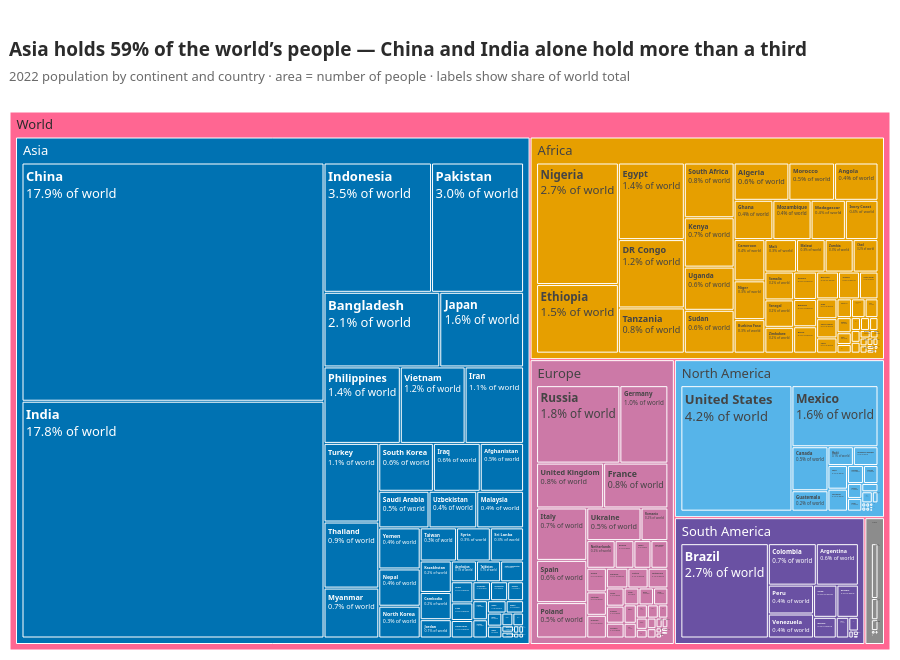

Here is the notebook cell this chart was saved with:
### Markdown cell above
**Chart choice & justification:** I created a treemap to show how the world's population is divided between continents and countries. Bigger rectangles represent larger populations and different colours make each continent easy to identify

### Code cell
tree = df[df['2022 Population'] > 0].copy()
fig6 = px.treemap(tree, path=[px.Constant('World'), 'Continent', 'Country'],
                  values='2022 Population', color='Continent',
                  color_discrete_map=CONTINENT_COLORS,
                  custom_data=['Country'])
fig6.update_traces(texttemplate='<b>%{label}</b><br>%{percentRoot:.1%} of world',
                   hovertemplate='<b>%{label}</b><br>Population 2022: %{value:,.0f}'
                   '<br>Share of world: %{percentRoot:.1%}<extra></extra>',
                   root_color='#F2F2F2', tiling=dict(pad=2))
fig6.update_layout(coloraxis_showscale=False)
polish(fig6, 'Asia holds 59% of the world\u2019s people \u2014 China and India alone hold more than a third',
       '2022 population by continent and country \u00b7 area = number of people \u00b7 labels show share of world total',
       height=660, showlegend=False)
fig6.update_layout(margin=dict(l=10, r=10, t=112, b=10))

### Figure 1 — Plotly figure (JSON) as saved in the notebook; plotly's stock layout.template omitted (floating-point values rounded to 4 significant figures; data arrays with more than 128 entries replaced by an {"elided": "..."} marker saying what was removed)
{"data": [{"branchvalues": "total", "customdata": {"elided": "241x2 str values"}, "domain": {"x": [0, 1], "y": [0, 1]}, "hovertemplate": "<b>%{label}</b><br>Population 2022: %{value:,.0f}<br>Share of world: %{percentRoot:.1%}<extra></extra>", "ids": {"elided": "241 str values"}, "labels": {"elided": "241 str values"}, "marker": {"colors": {"elided": "241 str values"}}, "name": "", "parents": {"elided": "241 str values"}, "root": {"color": "#F2F2F2"}, "texttemplate": "<b>%{label}</b><br>%{percentRoot:.1%} of world", "tiling": {"pad": 2}, "type": "treemap", "values": {"elided": "241 float values"}}], "layout": {"coloraxis": {"showscale": false}, "font": {"color": "#2B2B2B", "family": "Segoe UI, Arial", "size": 13}, "height": 660, "hoverlabel": {"bgcolor": "white", "font": {"size": 12}}, "legend": {"tracegroupgap": 0}, "margin": {"b": 10, "l": 10, "r": 10, "t": 112}, "paper_bgcolor": "white", "plot_bgcolor": "white", "showlegend": false, "title": {"font": {"color": "#2B2B2B", "size": 19}, "text": "<b>Asia holds 59% of the world’s people — China and India alone hold more than a third</b><br><span style=\"font-size:13px;color:#6B6B6B\">2022 population by continent and country · area = number of people · labels show share of world total</span>", "x": 0.01, "xanchor": "left"}, "xaxis": {"linecolor": "#DCDCDC", "showgrid": false, "showline": true, "tickcolor": "#DCDCDC", "ticks": "outside", "zeroline": false}, "yaxis": {"gridcolor": "#EFEFEF", "showgrid": true, "showline": false, "zeroline": false}}}
